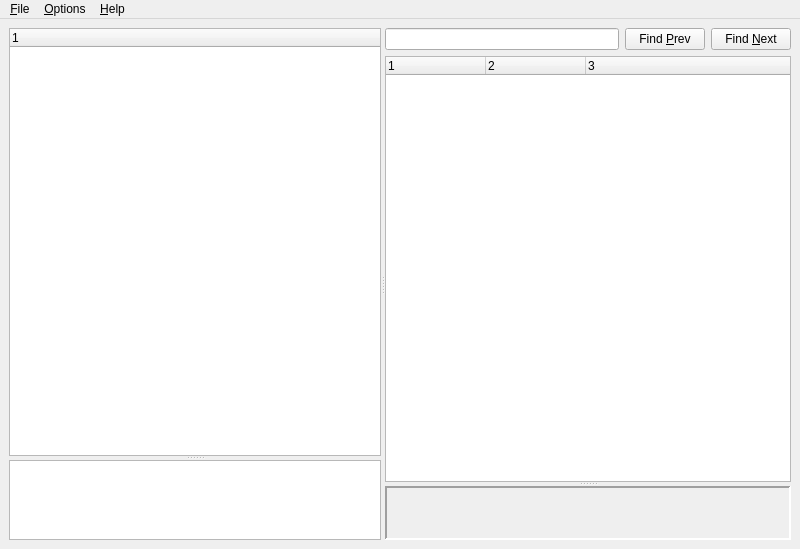
<?xml version="1.0" encoding="UTF-8"?>
<ui version="4.0">
 <author>CVS</author>
 <class>mainWindow</class>
 <widget class="QMainWindow" name="mainWindow">
  <property name="geometry">
   <rect>
    <x>0</x>
    <y>0</y>
    <width>800</width>
    <height>549</height>
   </rect>
  </property>
  <property name="minimumSize">
   <size>
    <width>800</width>
    <height>480</height>
   </size>
  </property>
  <property name="windowTitle">
   <string>DTV</string>
  </property>
  <property name="windowIcon">
   <iconset>
    <normaloff>dtv.png</normaloff>dtv.png</iconset>
  </property>
  <property name="iconSize">
   <size>
    <width>32</width>
    <height>32</height>
   </size>
  </property>
  <widget class="QWidget" name="centralwidget">
   <property name="minimumSize">
    <size>
     <width>800</width>
     <height>480</height>
    </size>
   </property>
   <layout class="QGridLayout" name="gridLayout">
    <item row="0" column="0">
     <widget class="QSplitter" name="splitter_3">
      <property name="orientation">
       <enum>Qt::Horizontal</enum>
      </property>
      <widget class="QSplitter" name="splitter">
       <property name="orientation">
        <enum>Qt::Vertical</enum>
       </property>
       <widget class="QTreeWidget" name="trwIncludedFiles">
        <property name="sizePolicy">
         <sizepolicy hsizetype="Minimum" vsizetype="MinimumExpanding">
          <horstretch>1</horstretch>
          <verstretch>20</verstretch>
         </sizepolicy>
        </property>
        <property name="minimumSize">
         <size>
          <width>40</width>
          <height>0</height>
         </size>
        </property>
        <property name="maximumSize">
         <size>
          <width>500</width>
          <height>16777215</height>
         </size>
        </property>
        <property name="selectionMode">
         <enum>QAbstractItemView::ExtendedSelection</enum>
        </property>
        <property name="columnCount">
         <number>1</number>
        </property>
        <column>
         <property name="text">
          <string notr="true">1</string>
         </property>
        </column>
       </widget>
       <widget class="QTextBrowser" name="textBrowser">
        <property name="sizePolicy">
         <sizepolicy hsizetype="Minimum" vsizetype="Minimum">
          <horstretch>1</horstretch>
          <verstretch>1</verstretch>
         </sizepolicy>
        </property>
        <property name="minimumSize">
         <size>
          <width>0</width>
          <height>80</height>
         </size>
        </property>
       </widget>
      </widget>
      <widget class="QSplitter" name="splitter_2">
       <property name="orientation">
        <enum>Qt::Vertical</enum>
       </property>
       <widget class="QWidget" name="layoutWidget">
        <layout class="QVBoxLayout" name="verticalLayout">
         <item>
          <layout class="QHBoxLayout" name="horizontalLayout">
           <item>
            <widget class="QLineEdit" name="txtFindText">
             <property name="toolTip">
              <string extracomment="Type some text to find it in the DTS"/>
             </property>
             <property name="statusTip">
              <string/>
             </property>
             <property name="placeholderText">
              <string/>
             </property>
            </widget>
           </item>
           <item>
            <widget class="QPushButton" name="btnFindPrev">
             <property name="sizePolicy">
              <sizepolicy hsizetype="Fixed" vsizetype="Fixed">
               <horstretch>0</horstretch>
               <verstretch>0</verstretch>
              </sizepolicy>
             </property>
             <property name="text">
              <string>Find &amp;Prev</string>
             </property>
             <property name="autoDefault">
              <bool>true</bool>
             </property>
            </widget>
           </item>
           <item>
            <widget class="QPushButton" name="btnFindNext">
             <property name="sizePolicy">
              <sizepolicy hsizetype="Fixed" vsizetype="Fixed">
               <horstretch>0</horstretch>
               <verstretch>0</verstretch>
              </sizepolicy>
             </property>
             <property name="text">
              <string>Find &amp;Next</string>
             </property>
             <property name="autoDefault">
              <bool>true</bool>
             </property>
            </widget>
           </item>
          </layout>
         </item>
         <item>
          <widget class="QTreeWidget" name="trwDT">
           <property name="sizePolicy">
            <sizepolicy hsizetype="MinimumExpanding" vsizetype="Expanding">
             <horstretch>8</horstretch>
             <verstretch>0</verstretch>
            </sizepolicy>
           </property>
           <property name="horizontalScrollBarPolicy">
            <enum>Qt::ScrollBarAsNeeded</enum>
           </property>
           <property name="selectionMode">
            <enum>QAbstractItemView::ExtendedSelection</enum>
           </property>
           <property name="animated">
            <bool>true</bool>
           </property>
           <property name="columnCount">
            <number>3</number>
           </property>
           <attribute name="headerHighlightSections">
            <bool>true</bool>
           </attribute>
           <column>
            <property name="text">
             <string notr="true">1</string>
            </property>
           </column>
           <column>
            <property name="text">
             <string notr="true">2</string>
            </property>
           </column>
           <column>
            <property name="text">
             <string notr="true">3</string>
            </property>
           </column>
          </widget>
         </item>
        </layout>
       </widget>
       <widget class="QLabel" name="lblDT">
        <property name="sizePolicy">
         <sizepolicy hsizetype="MinimumExpanding" vsizetype="Maximum">
          <horstretch>8</horstretch>
          <verstretch>0</verstretch>
         </sizepolicy>
        </property>
        <property name="minimumSize">
         <size>
          <width>0</width>
          <height>26</height>
         </size>
        </property>
        <property name="cursor">
         <cursorShape>IBeamCursor</cursorShape>
        </property>
        <property name="toolTip">
         <string extracomment="Line in the Source File"/>
        </property>
        <property name="frameShape">
         <enum>QFrame::Panel</enum>
        </property>
        <property name="frameShadow">
         <enum>QFrame::Sunken</enum>
        </property>
        <property name="lineWidth">
         <number>2</number>
        </property>
        <property name="text">
         <string/>
        </property>
        <property name="textInteractionFlags">
         <set>Qt::TextSelectableByKeyboard|Qt::TextSelectableByMouse</set>
        </property>
       </widget>
      </widget>
     </widget>
    </item>
   </layout>
  </widget>
  <widget class="QMenuBar" name="menubar">
   <property name="geometry">
    <rect>
     <x>0</x>
     <y>0</y>
     <width>640</width>
     <height>22</height>
    </rect>
   </property>
   <widget class="QMenu" name="menuFile">
    <property name="title">
     <string>&amp;File</string>
    </property>
    <addaction name="openDTS"/>
    <addaction name="separator"/>
    <addaction name="exitApp"/>
   </widget>
   <widget class="QMenu" name="menuHelp">
    <property name="title">
     <string>&amp;Help</string>
    </property>
    <addaction name="helpDTdocs"/>
    <addaction name="separator"/>
    <addaction name="helpAbout"/>
    <addaction name="helpHowWorks"/>
    <addaction name="reportIssue"/>
   </widget>
   <widget class="QMenu" name="menuOptions">
    <property name="title">
     <string>&amp;Options</string>
    </property>
    <addaction name="optionsSettings"/>
   </widget>
   <addaction name="menuFile"/>
   <addaction name="menuOptions"/>
   <addaction name="menuHelp"/>
  </widget>
  <action name="openDTS">
   <property name="enabled">
    <bool>true</bool>
   </property>
   <property name="text">
    <string>&amp;Open a DTS file...</string>
   </property>
   <property name="shortcut">
    <string>Ctrl+O</string>
   </property>
  </action>
  <action name="exitApp">
   <property name="text">
    <string>E&amp;xit</string>
   </property>
  </action>
  <action name="helpDTdocs">
   <property name="text">
    <string>Device Tree Docs...</string>
   </property>
   <property name="shortcut">
    <string>Ctrl+F1</string>
   </property>
  </action>
  <action name="helpHowWorks">
   <property name="text">
    <string>How does DTV work?...</string>
   </property>
   <property name="shortcut">
    <string>Shift+F1</string>
   </property>
  </action>
  <action name="helpAbout">
   <property name="text">
    <string>About DTV...</string>
   </property>
   <property name="shortcut">
    <string>F1</string>
   </property>
  </action>
  <action name="optionsSettings">
   <property name="text">
    <string>&amp;Settings</string>
   </property>
  </action>
  <action name="reportIssue">
   <property name="text">
    <string>Report an Issue...</string>
   </property>
  </action>
 </widget>
 <resources/>
 <connections/>
</ui>
